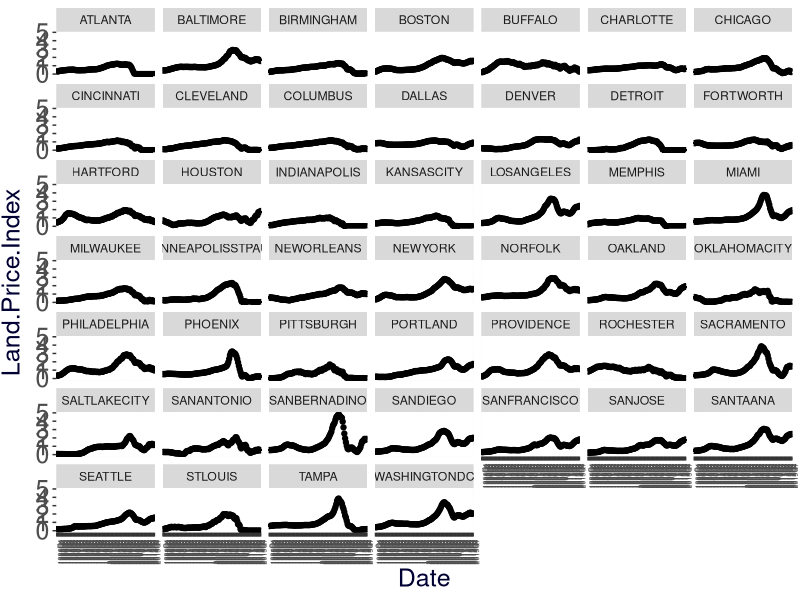
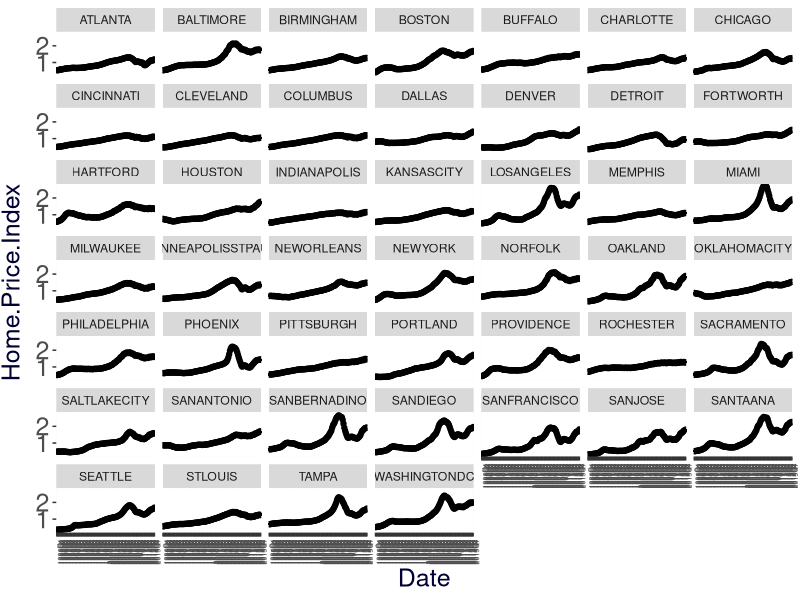
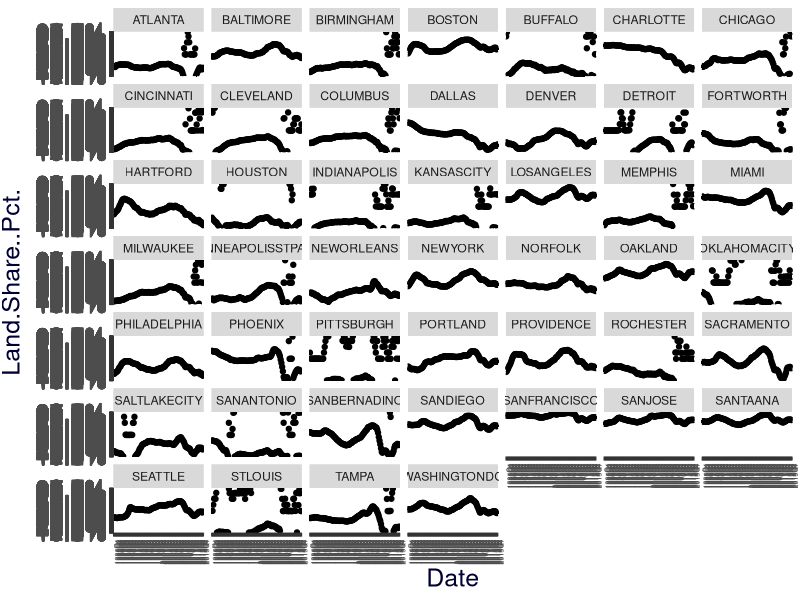
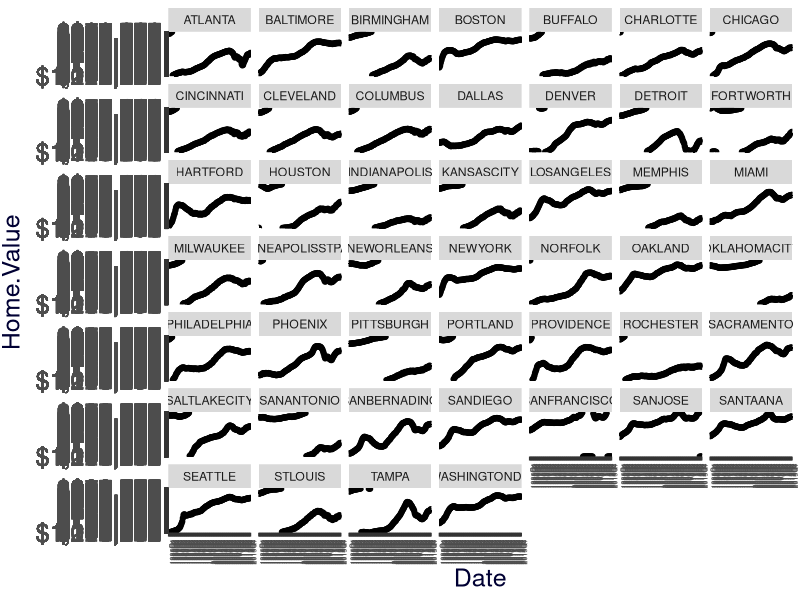
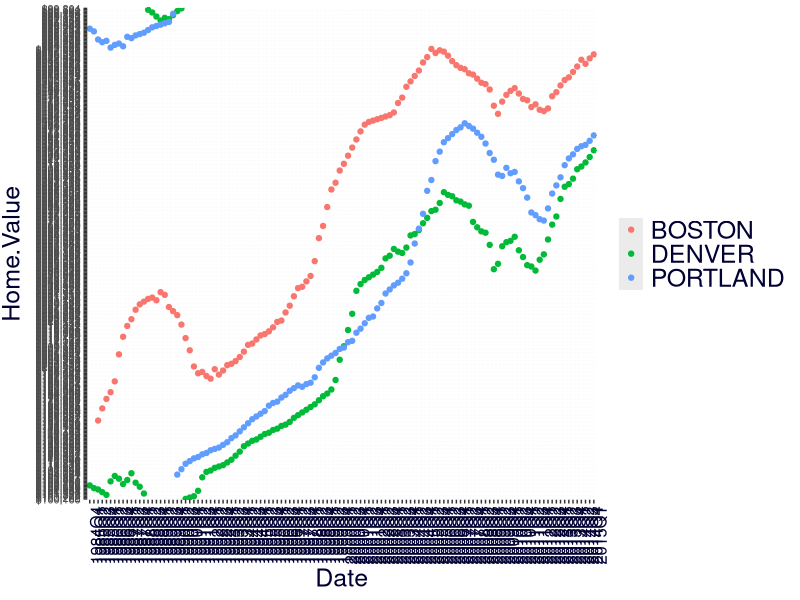

R code for these plots, in order:
allcities <- read.csv("landdata-msas-2015q1.csv")
library("ggplot2")
portland <- subset(allcities, MSA=="PORTLAND" | MSA=="DENVER" | MSA=="BOSTON" & as.character(Date)>"1985Q1")
ggplot(data=allcities, aes(Date, Land.Price.Index)) + geom_point() + 
  theme(
    plot.title = element_text(size=20, face="bold", vjust=3), 
    axis.text.x = element_text(size=5, angle = 90, hjust = 1), 
    axis.text.y = element_text(size=18), 
    axis.title.x = element_text(color="#000033", size=18), 
    axis.title.y = element_text(color="#000033", size=18, vjust=2),
    legend.title=element_blank(),
    legend.text = element_text(colour="#000033", size = 18)
  ) + facet_wrap(~MSA)


ggplot(data=allcities, aes(Date, Home.Price.Index)) + geom_point() + 
  theme(
    plot.title = element_text(size=20, face="bold", vjust=3), 
    axis.text.x = element_text(size=5, angle = 90, hjust = 1), 
    axis.text.y = element_text(size=18), 
    axis.title.x = element_text(color="#000033", size=18), 
    axis.title.y = element_text(color="#000033", size=18, vjust=2),
    legend.title=element_blank(),
    legend.text = element_text(colour="#000033", size = 18)
  ) + facet_wrap(~MSA)

ggplot(data=allcities, aes(Date, Land.Share..Pct.)) + geom_point() + 
  theme(
    plot.title = element_text(size=20, face="bold", vjust=3), 
    axis.text.x = element_text(size=5, angle = 90, hjust = 1), 
    axis.text.y = element_text(size=18), 
    axis.title.x = element_text(color="#000033", size=18), 
    axis.title.y = element_text(color="#000033", size=18, vjust=2),
    legend.title=element_blank(),
    legend.text = element_text(colour="#000033", size = 18)
  ) + facet_wrap(~MSA)



ggplot(data=allcities, aes(Date, Home.Value)) + geom_point() + 
  theme(
    plot.title = element_text(size=20, face="bold", vjust=3), 
    axis.text.x = element_text(size=5, angle = 90, hjust = 1), 
    axis.text.y = element_text(size=18), 
    axis.title.x = element_text(color="#000033", size=18), 
    axis.title.y = element_text(color="#000033", size=18, vjust=2),
    legend.title=element_blank(),
    legend.text = element_text(colour="#000033", size = 18)
  ) + facet_wrap(~MSA)

ggplot(data=portland, aes(Date, Home.Value)) + geom_point(aes(color=MSA)) + 
  theme(
    plot.title = element_text(size=20, face="bold", vjust=3, color="#000033"), 
    axis.text.x = element_text(size=12, angle = 90, hjust = 1, color="#000033"), 
    axis.text.y = element_text(size=8), 
    axis.title.x = element_text(color="#000033", size=18), 
    axis.title.y = element_text(color="#000033", size=18, vjust=2),
    legend.title=element_blank(),
    legend.text = element_text(colour="#000033", size = 18)
  ) 

for(i in 1:length(allcities$Home.Value)) {
  b <- as.vector(strsplit(as.character(allcities$Home.Value[i]), "$"))
  allcities$Home.Value1[i] <- b[[1]][1]
}
  
  
head(allcities$Home.Value1)
  
strsplit(allcities$Home.Value, "$", fixed=TRUE)
